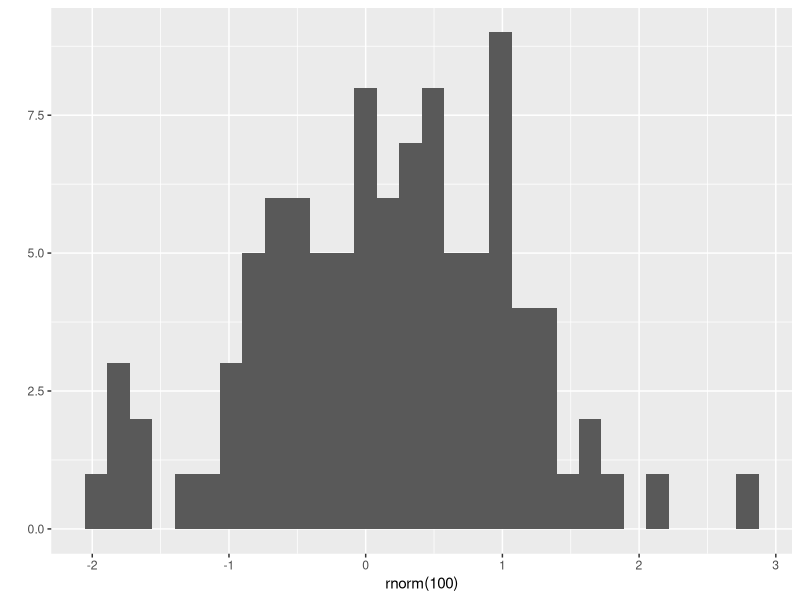

Here is the R script that generated this plot:
## ---- chunk 1
library(tidyverse)
qplot(rnorm(100))
